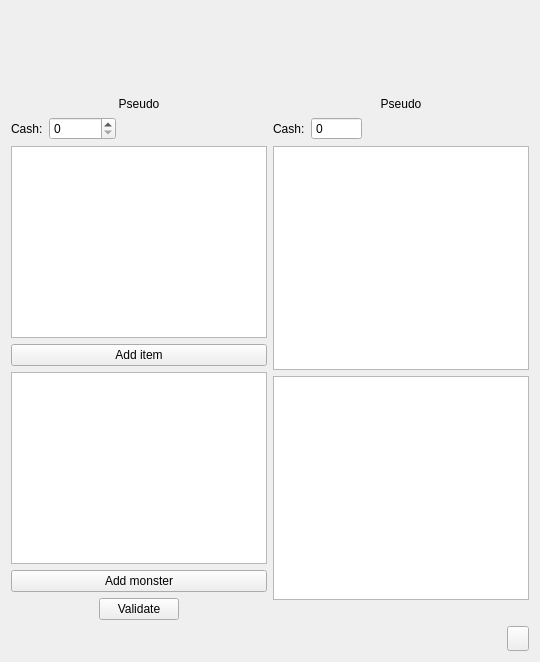
       <widget class="QWidget" name="page_trade">
        <property name="styleSheet">
         <string notr="true">#page_trade{background-image: url(:/images/interface/player/background.jpg);}</string>
        </property>
        <layout class="QVBoxLayout" name="verticalLayout_22">
         <item>
          <layout class="QHBoxLayout" name="horizontalLayout_33">
           <item>
            <layout class="QVBoxLayout" name="verticalLayout_20">
             <item>
              <widget class="QLabel" name="tradePlayerImage">
               <property name="minimumSize">
                <size>
                 <width>0</width>
                 <height>80</height>
                </size>
               </property>
               <property name="pixmap">
                <pixmap resource="../resources/client-resources.qrc">:/images/player_default/front.png</pixmap>
               </property>
               <property name="alignment">
                <set>Qt::AlignmentFlag::AlignCenter</set>
               </property>
              </widget>
             </item>
             <item>
              <widget class="QLabel" name="tradePlayerPseudo">
               <property name="styleSheet">
                <string notr="true">color: rgb(0, 0, 0);</string>
               </property>
               <property name="text">
                <string notr="true">Pseudo</string>
               </property>
               <property name="alignment">
                <set>Qt::AlignmentFlag::AlignCenter</set>
               </property>
              </widget>
             </item>
             <item>
              <layout class="QHBoxLayout" name="horizontalLayout_30">
               <item>
                <widget class="QLabel" name="label_22">
                 <property name="text">
                  <string>Cash:</string>
                 </property>
                </widget>
               </item>
               <item>
                <widget class="QSpinBox" name="tradePlayerCash">
                 <property name="maximum">
                  <number>999999999</number>
                 </property>
                </widget>
               </item>
               <item>
                <spacer name="horizontalSpacer_26">
                 <property name="orientation">
                  <enum>Qt::Orientation::Horizontal</enum>
                 </property>
                 <property name="sizeHint" stdset="0">
                  <size>
                   <width>40</width>
                   <height>20</height>
                  </size>
                 </property>
                </spacer>
               </item>
              </layout>
             </item>
             <item>
              <widget class="QListWidget" name="tradePlayerItems">
               <property name="iconSize">
                <size>
                 <width>48</width>
                 <height>48</height>
                </size>
               </property>
               <property name="movement">
                <enum>QListView::Movement::Static</enum>
               </property>
               <property name="viewMode">
                <enum>QListView::ViewMode::IconMode</enum>
               </property>
              </widget>
             </item>
             <item>
              <widget class="QPushButton" name="tradeAddItem">
               <property name="text">
                <string>Add item</string>
               </property>
              </widget>
             </item>
             <item>
              <widget class="QListWidget" name="tradePlayerMonsters">
               <property name="iconSize">
                <size>
                 <width>80</width>
                 <height>80</height>
                </size>
               </property>
               <property name="movement">
                <enum>QListView::Movement::Static</enum>
               </property>
               <property name="viewMode">
                <enum>QListView::ViewMode::IconMode</enum>
               </property>
              </widget>
             </item>
             <item>
              <widget class="QPushButton" name="tradeAddMonster">
               <property name="text">
                <string>Add monster</string>
               </property>
              </widget>
             </item>
             <item>
              <layout class="QHBoxLayout" name="horizontalLayout_32">
               <item>
                <spacer name="horizontalSpacer_28">
                 <property name="orientation">
                  <enum>Qt::Orientation::Horizontal</enum>
                 </property>
                 <property name="sizeHint" stdset="0">
                  <size>
                   <width>40</width>
                   <height>20</height>
                  </size>
                 </property>
                </spacer>
               </item>
               <item>
                <widget class="QPushButton" name="tradeValidate">
                 <property name="text">
                  <string>Validate</string>
                 </property>
                </widget>
               </item>
               <item>
                <spacer name="horizontalSpacer_29">
                 <property name="orientation">
                  <enum>Qt::Orientation::Horizontal</enum>
                 </property>
                 <property name="sizeHint" stdset="0">
                  <size>
                   <width>40</width>
                   <height>20</height>
                  </size>
                 </property>
                </spacer>
               </item>
              </layout>
             </item>
            </layout>
           </item>
           <item>
            <layout class="QVBoxLayout" name="verticalLayout_21">
             <item>
              <widget class="QLabel" name="tradeOtherImage">
               <property name="minimumSize">
                <size>
                 <width>0</width>
                 <height>80</height>
                </size>
               </property>
               <property name="pixmap">
                <pixmap resource="../resources/client-resources.qrc">:/images/player_default/front.png</pixmap>
               </property>
               <property name="alignment">
                <set>Qt::AlignmentFlag::AlignCenter</set>
               </property>
              </widget>
             </item>
             <item>
              <widget class="QLabel" name="tradeOtherPseudo">
               <property name="styleSheet">
                <string notr="true">color: rgb(0, 0, 0);</string>
               </property>
               <property name="text">
                <string notr="true">Pseudo</string>
               </property>
               <property name="alignment">
                <set>Qt::AlignmentFlag::AlignCenter</set>
               </property>
              </widget>
             </item>
             <item>
              <layout class="QHBoxLayout" name="horizontalLayout_31">
               <item>
                <widget class="QLabel" name="label_24">
                 <property name="text">
                  <string>Cash:</string>
                 </property>
                </widget>
               </item>
               <item>
                <widget class="QSpinBox" name="tradeOtherCash">
                 <property name="readOnly">
                  <bool>true</bool>
                 </property>
                 <property name="buttonSymbols">
                  <enum>QAbstractSpinBox::ButtonSymbols::NoButtons</enum>
                 </property>
                 <property name="maximum">
                  <number>999999999</number>
                 </property>
                </widget>
               </item>
               <item>
                <spacer name="horizontalSpacer_27">
                 <property name="orientation">
                  <enum>Qt::Orientation::Horizontal</enum>
                 </property>
                 <property name="sizeHint" stdset="0">
                  <size>
                   <width>40</width>
                   <height>20</height>
                  </size>
                 </property>
                </spacer>
               </item>
              </layout>
             </item>
             <item>
              <widget class="QListWidget" name="tradeOtherItems">
               <property name="iconSize">
                <size>
                 <width>48</width>
                 <height>48</height>
                </size>
               </property>
               <property name="movement">
                <enum>QListView::Movement::Static</enum>
               </property>
               <property name="viewMode">
                <enum>QListView::ViewMode::IconMode</enum>
               </property>
              </widget>
             </item>
             <item>
              <widget class="QListWidget" name="tradeOtherMonsters">
               <property name="iconSize">
                <size>
                 <width>80</width>
                 <height>80</height>
                </size>
               </property>
               <property name="movement">
                <enum>QListView::Movement::Static</enum>
               </property>
               <property name="viewMode">
                <enum>QListView::ViewMode::IconMode</enum>
               </property>
              </widget>
             </item>
             <item>
              <widget class="QLabel" name="tradeOtherStat">
               <property name="text">
                <string/>
               </property>
              </widget>
             </item>
            </layout>
           </item>
          </layout>
         </item>
         <item>
          <layout class="QHBoxLayout" name="horizontalLayout_34">
           <item>
            <spacer name="horizontalSpacer_30">
             <property name="orientation">
              <enum>Qt::Orientation::Horizontal</enum>
             </property>
             <property name="sizeHint" stdset="0">
              <size>
               <width>40</width>
               <height>20</height>
              </size>
             </property>
            </spacer>
           </item>
           <item>
            <widget class="QToolButton" name="tradeCancel">
             <property name="minimumSize">
              <size>
               <width>22</width>
               <height>25</height>
              </size>
             </property>
             <property name="maximumSize">
              <size>
               <width>22</width>
               <height>25</height>
              </size>
             </property>
             <property name="styleSheet">
              <string notr="true">QToolButton::hover {
background-position:left center;
}
QToolButton::pressed {
background-position:left bottom;
}
QToolButton { 
background-image: url(:/images/interface/quit.png);
border-image: url(:/images/empty.png);
}</string>
             </property>
            </widget>
           </item>
          </layout>
         </item>
        </layout>
       </widget>
